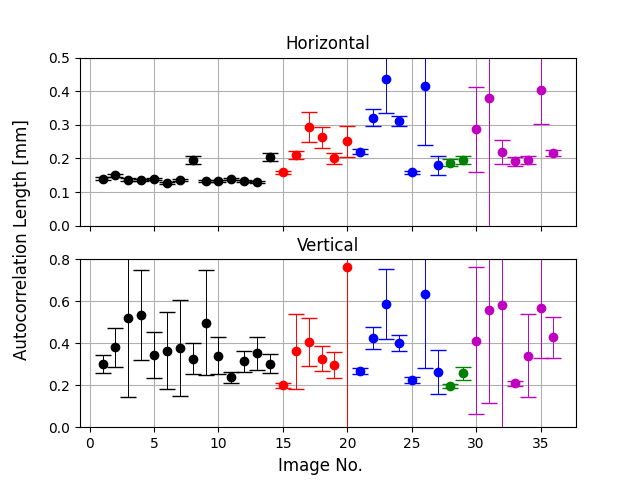
#> input picture Image_No_L.png, 640 x 480 px
$ python Picture_Menu.py
#> lines starting #> are read from the running program, lines starting #| are printed output that depends on the picture
### displayMenu.py
# -*- coding: utf-8 -*-
"""
Created on Wed Jan 12 09:50:02 2022

@author: Mikkel N. Schmidt + Viktor Isaksen
"""

import numpy as np
from inputNumber import inputNumber

def displayMenu(options):
    # displayMenu displays a menu of options, asks the user to choose an item and
    # returns the option
    # Display menu
    for i in range(len(options)):
        print("{:d}. {:s}".format(i + 1, options[i]))
    # Get a valid menu choice
    choice = 0
    while not(np.any(choice == np.arange(len(options))+1)):
        choice = int(inputNumber("Please choose a menu item: "))
#> this loop made 1 pass; the answer given on pass 1: 1
    return options[choice - 1]

### inputFilename.py
# -*- coding: utf-8 -*-
"""
Created on Wed Jan 12 10:38:29 2022

@author: Viktor Isaksen
"""

import numpy as np
import skimage.io


def inputFilename():
    # FUNCTION: This function aims to get a filepath from the user. The file
    # can either be located inside the cwd or outside. If the file is in
    # the cwd the user only has to input the filename and the function will
    # check if the file is in the cwd. If the file is not in the cwd the
    # function will require both a file directory as well as a filename, to
    # see wether or not such a file exists within the specified directory.
    while True:
        # The file is not in the cwd
        filePath = str(input("Please enter the relative file path: (use / instead of \): "))
#> the answer given: Image_No_L.png
        try:
            skimage.io.imread(fname=filePath, as_gray=True)
            break
        except:
            print("The file was not found. Please check that the path and formatting is correct .")
            pass


    return filePath

# print(inputFilename())

### inputNumber.py
# -*- coding: utf-8 -*-
"""
Created on Wed Jan 12 09:25:29 2022

@author: Mikkel N. Schmidt
"""

def inputNumber(prompt):
    # The function prompts the user to input a valid number
    #
    # The function will repeat until the user inputs a number
    while True:
        try:
            num = float(input(prompt))
            break
        except ValueError:
            pass
    return num

### Picture_Menu.py


## Interactive menu for changing picture

# -*- coding: utf-8 -*-
"""
Created on Mon Jan 17 08:43:04 2022

@author: Bruger
"""

#from asyncio.windows_events import NULL
from inputNumber import inputNumber
from displayMenu import displayMenu
import numpy as np
import skimage.io
import matplotlib
import matplotlib.pyplot as plt
from clipBlur import clipBlur
# from autocofunc import *
# from autocolen import *
# from plot_acf import *
from inputFilename import *
from acf import *
matplotlib.use('tkagg')


# Create the options for the menus that are to be used later.
options = np.array(['Load picture', 'Set threshold, blur, margin, etc', 'Set threshold, sigma', 'Display modified picture', \
    'Get autocorrelation', 'Plot autocorrelation', 'Save', 'Quit'])
# optionsSettings = np.array(['Set blur', 'Set clipoutrange and pixel to mm conversionrate', 'Set threshold',\
#      'Set picture length', 'Display clipout', 'Done'])

fTypes = np.array(['Empirical','Exponential','Gaussian','Exp Root','x-Power','x-Exponential'])
fit = np.array([1,2,4,5])


while True:
    choice = displayMenu(options)

    #----------------------------------------------------------

    #region Load Data
    if (choice == 'Load picture'):
        fileName = inputFilename()
        image = skimage.io.imread(fname=fileName, as_gray=True)
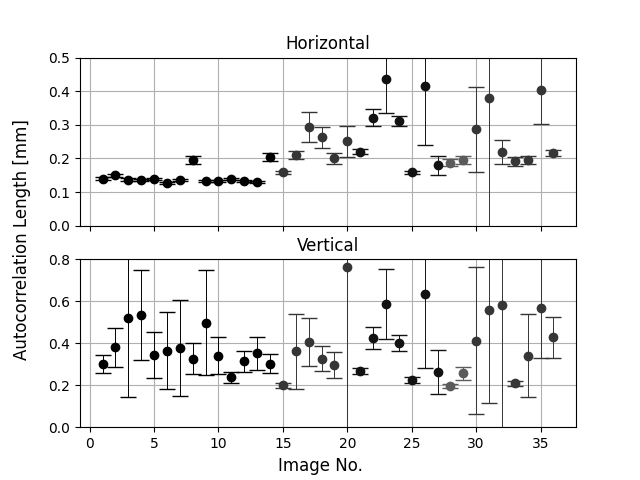
#> image: shape (480, 640) float64; min 0, max 1, mean 0.947
#> the answer given: 1
#> the answer given: RMSE.png
#> the answer given: 1
#> the answer given: RMSE.png
#> (the run stopped early here; a loop or call above may not have finished)

$ run again, on RMSE_T.png
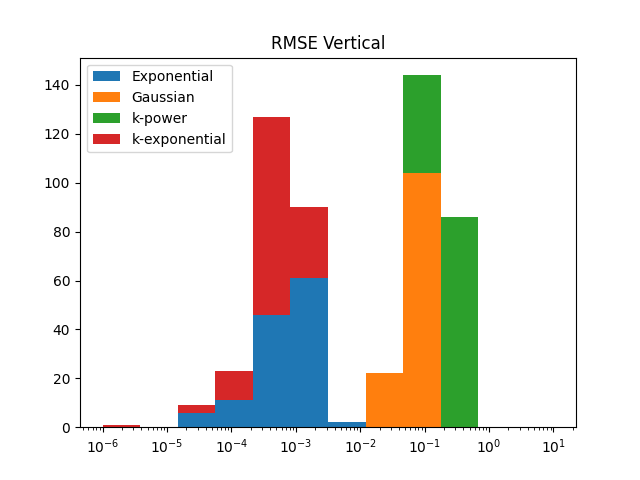
#> input picture RMSE_T.png, 640 x 480 px
#> the loop in displayMenu, `while not(np.any(choice == np.arange(len(options))+1)):` made 1 pass; the answer given on pass 1: 1
#> `image = skimage.io.imread(fname=fileName, as_gray=True)`:
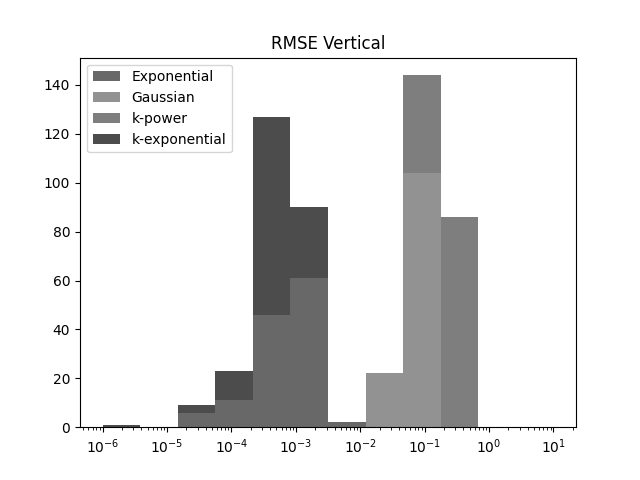
#> image: shape (480, 640) float64; min 0, max 1, mean 0.9
